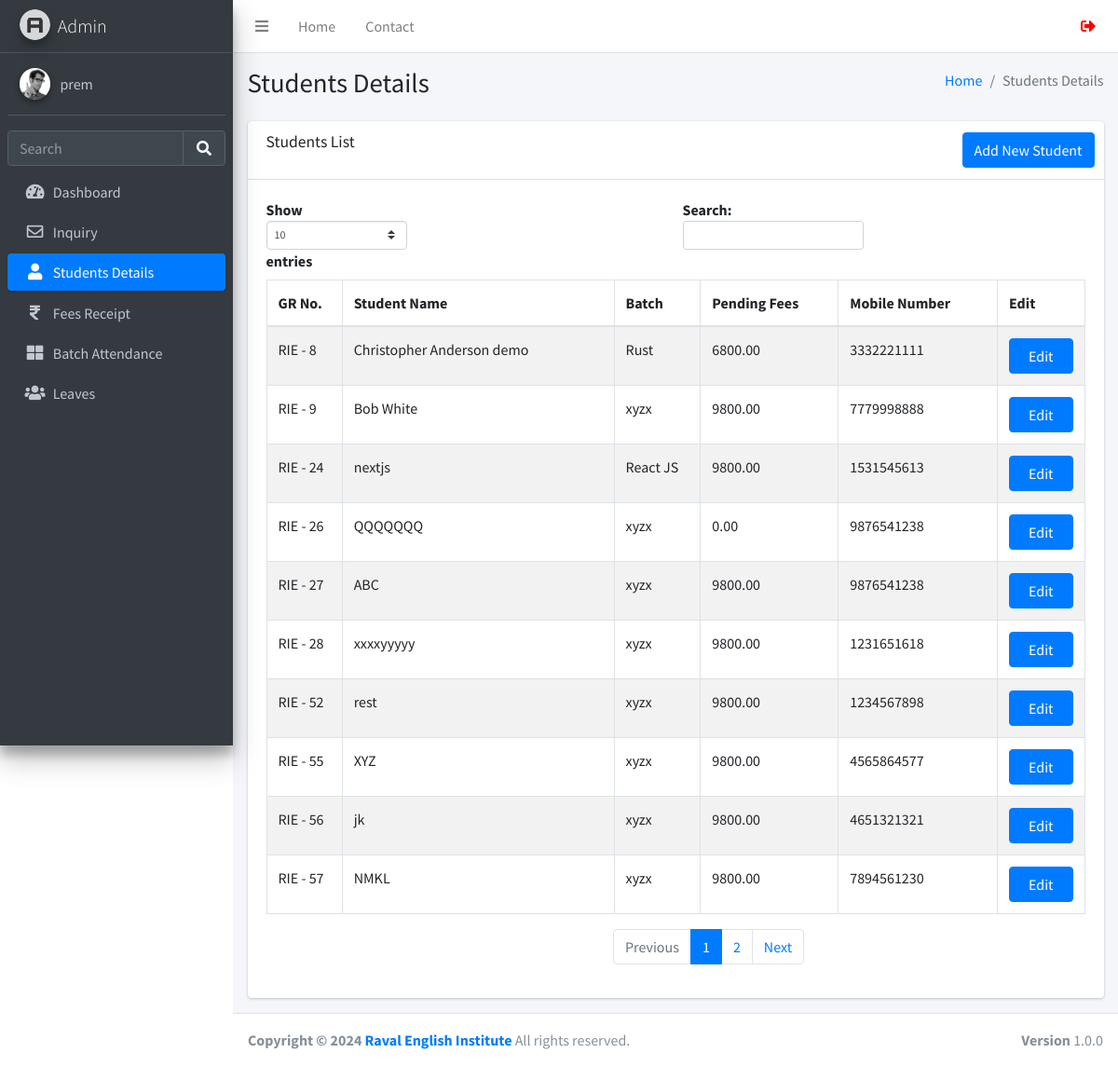
/studentsdetails.php (signed in), run on the app's committed database.
### tables this page shows
CREATE TABLE `users` (
  `id` int(11) NOT NULL,
  `username` varchar(255) NOT NULL,
  `fullname` varchar(255) NOT NULL,
  `email` varchar(255) NOT NULL,
  `mobile` varchar(255) NOT NULL,
  `password` varchar(255) NOT NULL,
  `created_at` datetime NOT NULL DEFAULT current_timestamp(),
  `status` int(10) NOT NULL
);

CREATE TABLE `studentinfo` (
  `id` int(11) NOT NULL,
  `name` varchar(255) DEFAULT NULL,
  `batch` int(11) DEFAULT NULL,
  `batch_name` varchar(255) DEFAULT NULL,
  `father_name` varchar(255) DEFAULT NULL,
  `mother_name` varchar(255) DEFAULT NULL,
  `dob` date DEFAULT NULL,
  `gender` varchar(50) DEFAULT NULL,
  `mobile_number` varchar(15) DEFAULT NULL,
  `fee_status` varchar(50) DEFAULT NULL,
  `profession` varchar(100) DEFAULT NULL,
  `address` varchar(255) DEFAULT NULL,
  `admission_time` date DEFAULT NULL,
  `created_at` datetime NOT NULL DEFAULT current_timestamp(),
  `pending_fees` decimal(10,2) DEFAULT 0.00
);

### function.php (called while the page is built, shortened)
<?php
require_once('db.php');
function selectFromTable($tableName, $columns, $whereConditions) {
    global $db;
    try {
        $sql = "SELECT " . implode(', ', $columns) . " FROM $tableName";
        $stmt = $db->prepare($sql);
        $stmt->execute();
        return $stmt->fetchAll(PDO::FETCH_ASSOC);
    } catch (PDOException $e) {
        return false;
    }
}
?>

### studentsdetails.php (the view, shortened to what this page needs)
<!DOCTYPE html>
<html lang="en">
<head>
</head>
<?php include ('./header.php');
require_once 'function.php';
?>
<div class="content-wrapper">
  <div class="content-header">
    <div class="container-fluid">
      <div class="row mb-2">
        <div class="col-sm-6">
          <h1 class="m-0">Students Details</h1>
        </div>
        <div class="col-sm-6">
          <ol class="breadcrumb float-sm-right">
            <li class="breadcrumb-item"><a href="./dashboard.php">Home</a></li>
            <li class="breadcrumb-item active">Students Details</li>
          </ol>
        </div>
      </div>
    </div>
  </div>
  <section class="content">
    <div class="container-fluid">
      <div class="row">
        <div class="col-12">
          <div class="card">
            <div class="card-header">
              <h3 class="card-title">Students List</h3>
              <div class="card-tools">
                <a href="./studentform.php" class="btn btn-primary">Add New Student</a>
              </div>
            </div>
            <div class="card-body">
              <div class="table-responsive">
                <table id="example1" class="table table-bordered table-striped">
                  <thead>
                    <tr>
                      <th>GR No.</th>
                      <th>Student Name</th>
                      <th>Batch</th>
                      <th>Pending Fees</th>
                      <th>Mobile Number</th>
                      <th>Edit</th>
                    </tr>
                  </thead>
                  <tbody>
                    <?php
                    $rows = selectFromTable('studentinfo', ['id', 'name', 'batch', 'batch_name', 'pending_fees', 'mobile_number'], []);
                    foreach ($rows as $row) {
                      echo "<tr>";
                      echo "<td> RIE - " . $row['id'] . "</td>";
                      echo "<td>" . $row['name'] . "</td>";
                      echo "<td>" . $row['batch_name'] . "</td>";
                      echo "<td>" . $row['pending_fees'] . "</td>";
                      echo "<td>" . $row['mobile_number'] . "</td>";
                      echo "<td><a href='javascript:void(0);' onclick='confirmEdit(" . $row['id'] . ")' class='btn btn-primary col-md-12'>Edit</a></td>";
                      echo "</tr>";
                    }
                    ?>
                  </tbody>
                </table>
              </div>
            </div>
          </div>
        </div>
      </div>
    </div>
  </section>
</div>
<?php include ('./footer.php'); ?>

### header.php (shortened to what this page needs)
<?php
require_once 'db.php';
$query = $db->prepare("SELECT * FROM users WHERE id = :id");
$query->execute(['id' => $_SESSION['user_id']]);
$user = $query->fetch(PDO::FETCH_ASSOC);
?>
<!DOCTYPE html>
<html lang="en">
<head>
  <link rel="stylesheet" href="./plugins/fontawesome-free/css/all.min.css">
  <link rel="stylesheet" href="https://code.ionicframework.com/ionicons/2.0.1/css/ionicons.min.css">
  <link rel="stylesheet" href="./plugins/icheck-bootstrap/icheck-bootstrap.min.css">
  <link rel="stylesheet" href="./asset/css/adminlte.min.css">
</head>
<body class="hold-transition sidebar-mini layout-fixed">
<div class="wrapper">
  <nav class="main-header navbar navbar-expand navbar-white navbar-light sticky-top">
    <ul class="navbar-nav">
      <li class="nav-item">
        <a class="nav-link" data-widget="pushmenu" href="#" role="button"><i class="fas fa-bars"></i></a>
      </li>
      <li class="nav-item d-none d-sm-inline-block">
        <a href="./dashboard.php" class="nav-link">Home</a>
      </li>
      <li class="nav-item d-none d-sm-inline-block">
        <a href="#" class="nav-link">Contact</a>
      </li>
    </ul>
    <ul class="navbar-nav ml-auto">
      <li class="nav-item">
        <form method="POST">
        <button class="nav-link" type="submit" name="logout" style="
        text-decoration: none;
        border: none;
        background-color: transparent;">
        <i class="fas fa-sign-out-alt" style="color: red;"></i>
        </button>
      </li>
    </ul>
  </nav>
  <aside class="main-sidebar sidebar-dark-primary elevation-4">
    <a href="./dashboard.php" class="brand-link">
      <img src="./asset/img/AdminLTELogo.png" alt="AdminLTE Logo" class="brand-image img-circle elevation-3" style="opacity: .8">
      <span class="brand-text font-weight-light">Admin</span>
    </a>
    <div class="sidebar">
      <div class="user-panel mt-3 pb-3 mb-3 d-flex">
        <div class="image">
          <img src="./asset/img/user2-160x160.jpg" class="img-circle elevation-2" alt="User Image">
        </div>
        <div class="info">
          <a href="./profile.php" class="d-block"><?php echo $user['username']; ?></a>
        </div>
      </div>
      <div class="form-inline">
        <div class="input-group" data-widget="sidebar-search">
          <input class="form-control form-control-sidebar" type="search" placeholder="Search" aria-label="Search">
          <div class="input-group-append">
            <button class="btn btn-sidebar">
              <i class="fas fa-search fa-fw"></i>
            </button>
          </div>
        </div>
      </div>
      <nav class="mt-2">
        <ul class="nav nav-pills nav-sidebar flex-column" data-widget="treeview" role="menu" data-accordion="false">
          <li class="nav-item">
            <a href="./dashboard.php" class="nav-link
            <?php if (strpos($_SERVER['REQUEST_URI'], 'dashboard.php') !== false) {echo "active";}?>">
              <i class="nav-icon fas fa-tachometer-alt"></i>
              <p>
                Dashboard
              </p>
            </a>
          </li>
          <li class="nav-item">
            <a href="./inquiry.php" class="nav-link
            <?php if (strpos($_SERVER['REQUEST_URI'], 'inquiry.php') !== false) {echo "active";}?>">
              <i class="nav-icon far fa-envelope"></i>
              <p>
              Inquiry
              </p>
            </a>
          <li class="nav-item">
            <a href="./studentsdetails.php" class="nav-link
            <?php if (strpos($_SERVER['REQUEST_URI'], 'studentsdetails.php') !== false) {echo "active";}?>">
              <i class="nav-icon fas fa-user"></i>
              <p>
                Students Details
              </p>
            </a>
          </li>
          <li class="nav-item">
            <a href="./fees.php" class="nav-link
            <?php if (strpos($_SERVER['REQUEST_URI'], 'fees.php') !== false) {echo "active";}?>">
            <i class="nav-icon fas fa-rupee-sign"></i>
              <p>
                Fees Receipt
              </p>
            </a>
          </li>
          <li class="nav-item">
            <a href="./batch.php" class="nav-link
            <?php if (strpos($_SERVER['REQUEST_URI'], 'batch.php') !== false) {echo "active";}?>">
            <i class="nav-icon fas fa-th-large"></i>
              <p>
                Batch Attendance
              </p>
            </a>
          </li>
          <li class="nav-item">
            <a href="./leaves.php" class="nav-link
            <?php if (strpos($_SERVER['REQUEST_URI'], 'leaves.php') !== false) {echo "active";}?>">
              <i class="nav-icon fas fa-users"></i>
              <p>
                Leaves
              </p>
            </a>
          </li>
        </ul>
      </nav>
    </div>
  </aside>

### data on the page
users: username "prem"
studentinfo: id "8", name "Christopher Anderson demo", batch_name "Rust", pending_fees "6800.00", mobile_number "3332221111"
studentinfo: id "9", name "Bob White", batch_name "xyzx", pending_fees "9800.00", mobile_number "7779998888"
studentinfo: id "24", name "nextjs", batch_name "React JS", pending_fees "9800.00", mobile_number "1531545613"
studentinfo: id "26", name "QQQQQQQ", batch_name "xyzx", pending_fees "0.00", mobile_number "9876541238"
studentinfo: id "27", name "ABC", batch_name "xyzx", pending_fees "9800.00", mobile_number "9876541238"
studentinfo: id "28", name "xxxxyyyyy", batch_name "xyzx", pending_fees "9800.00", mobile_number "1231651618"
studentinfo: id "52", name "rest", batch_name "xyzx", pending_fees "9800.00", mobile_number "1234567898"
studentinfo: id "55", name "XYZ", batch_name "xyzx", pending_fees "9800.00", mobile_number "4565864577"
studentinfo: id "56", name "jk", batch_name "xyzx", pending_fees "9800.00", mobile_number "4651321321"
studentinfo: id "57", name "NMKL", batch_name "xyzx", pending_fees "9800.00", mobile_number "7894561230"
